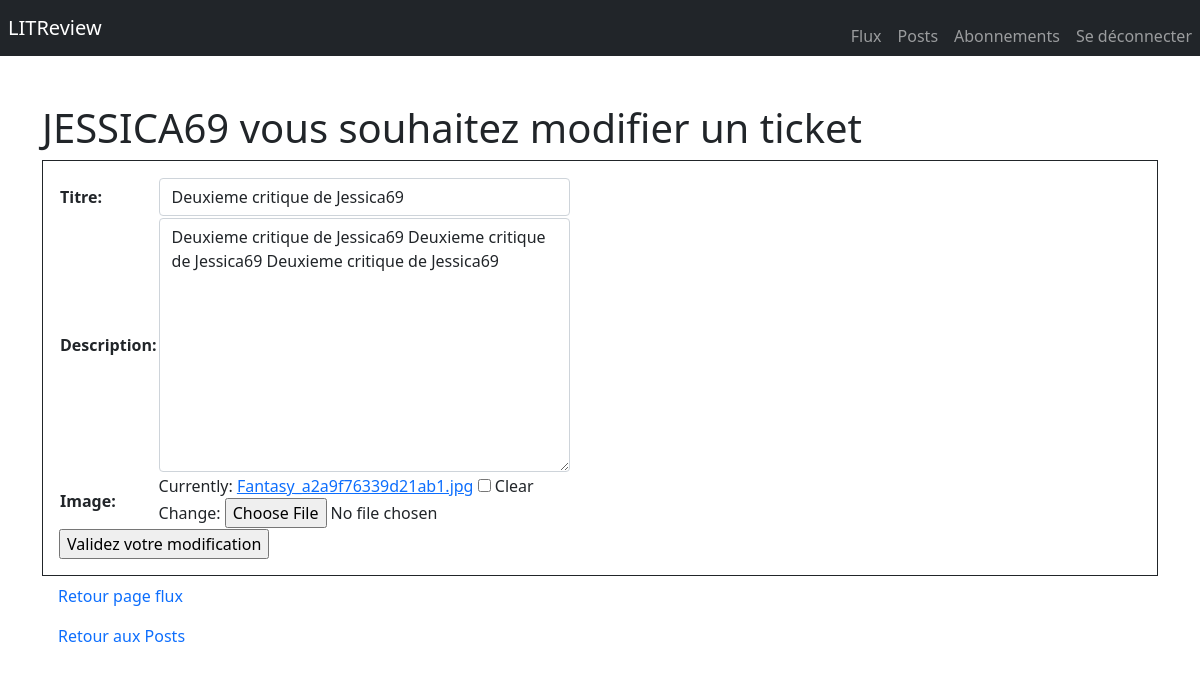
Page /edit-ticket/18/ (signed in) on the committed database.
### litR_site/models.py (models this page shows)
class Ticket(models.Model):
    title = models.CharField(max_length=128)
    description = models.TextField(max_length=2048, blank=True)
    user = models.ForeignKey(to=settings.AUTH_USER_MODEL,
                             on_delete=models.CASCADE)
    image = models.ImageField(null=True, blank=True)
    time_created = models.DateTimeField(auto_now_add=True)

### litR_site/views.py (the view)
# urls.py: path('edit-ticket/<int:ticket_id>/', edit_own_ticket, name="edit-ticket"),
@login_required(login_url='home')
def edit_own_ticket(request, ticket_id):
    ticket = Ticket.objects.get(pk=ticket_id, user=request.user.id)
    edit_ticket_form = NewTicketForm(request.POST or None, request.FILES or None, instance=ticket)
    if edit_ticket_form.is_valid():
        ticket.image = edit_ticket_form.cleaned_data['image']
        edit_ticket_form.save()
        return redirect('show-critics')
    return render(request, "edit_own_ticket.html", {'edit_ticket_form': edit_ticket_form})

### litR_site/forms.py
class NewTicketForm(forms.ModelForm):
    class Meta:
        model = Ticket
        fields = ['title', 'description', 'image']
        labels = {
            "title": "Titre",
            "description": "Description",
            "image": "Image"
        }
        widgets = {
            'title': forms.TextInput(
                attrs={
                    'class': 'form-control'
                }
            ),
            'description': forms.Textarea(
                attrs={
                    'class': 'form-control'
                }
            ),
        }

### litR_site/templates/edit_own_ticket.html (shortened to what this page needs)
{% extends "base_02.html" %}
{% load static %}
{% block content %}
<div class="container mt-5">
    <h1 X> {{user.username.upper}} vous souhaitez modifier un ticket</h1>
    <form enctype="multipart/form-data" method="POST" class="post-form border border-dark p-3">
        <table>
            {{edit_ticket_form.as_table}}
        </table>
        <input type="submit" value="Validez votre modification">
    </form>
    <a class="nav-link" href="{% url 'flux' %}" >Retour page flux</a>
    <a class="nav-link" href="{% url 'show-critics' %}">Retour aux Posts</a>
</div>
{% endblock %}

### rows in the picture
Ticket: title "Deuxieme critique de Jessica69", description "Deuxieme critique de Jessica69 Deuxieme critique de Jessica69 Deuxieme critique de Jessica69"

### other values in the picture
{{ user.username.upper }} "JESSICA69"
